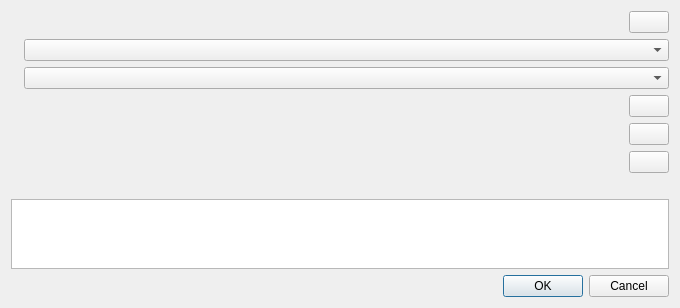
<?xml version="1.0" encoding="UTF-8"?>
<ui version="4.0">
 <class>ConvertDialog</class>
 <widget class="QDialog" name="ConvertDialog">
  <property name="geometry">
   <rect>
    <x>0</x>
    <y>0</y>
    <width>680</width>
    <height>305</height>
   </rect>
  </property>
  <property name="windowTitle">
   <string></string>
  </property>
  <layout class="QVBoxLayout" name="outer_layout" stretch="0,0,1,0">
   <item>
    <layout class="QFormLayout" name="form">
     <item row="0" column="0">
      <widget class="QLabel" name="label_source"/>
     </item>
     <item row="0" column="1">
      <layout class="QHBoxLayout" name="source_row" stretch="1,0">
       <item>
        <widget class="QLabel" name="convert_source"/>
       </item>
       <item>
        <widget class="QPushButton" name="convert_choose_source"/>
       </item>
      </layout>
     </item>
     <item row="1" column="0">
      <widget class="QLabel" name="label_slot"/>
     </item>
     <item row="1" column="1">
      <widget class="QComboBox" name="convert_slot"/>
     </item>
     <item row="2" column="0">
      <widget class="QLabel" name="label_to"/>
     </item>
     <item row="2" column="1">
      <widget class="QComboBox" name="convert_destination"/>
     </item>
     <item row="3" column="0">
      <widget class="QLabel" name="label_game"/>
     </item>
     <item row="3" column="1">
      <layout class="QHBoxLayout" name="game_row" stretch="1,0">
       <item>
        <widget class="QLabel" name="convert_game"/>
       </item>
       <item>
        <widget class="QPushButton" name="convert_choose_game"/>
       </item>
      </layout>
     </item>
     <item row="4" column="0">
      <widget class="QLabel" name="label_disk"/>
     </item>
     <item row="4" column="1">
      <layout class="QHBoxLayout" name="disk_row" stretch="1,0">
       <item>
        <widget class="QLabel" name="convert_disk"/>
       </item>
       <item>
        <widget class="QPushButton" name="convert_choose_disk"/>
       </item>
      </layout>
     </item>
     <item row="5" column="0">
      <widget class="QLabel" name="label_folder"/>
     </item>
     <item row="5" column="1">
      <layout class="QHBoxLayout" name="folder_row" stretch="1,0">
       <item>
        <widget class="QLabel" name="convert_folder"/>
       </item>
       <item>
        <widget class="QPushButton" name="convert_choose_folder"/>
       </item>
      </layout>
     </item>
    </layout>
   </item>
   <item>
    <widget class="QLabel" name="label_report">
     <property name="font">
      <font>
       <bold>true</bold>
      </font>
     </property>
    </widget>
   </item>
   <item>
    <widget class="QPlainTextEdit" name="convert_report">
     <property name="readOnly">
      <bool>true</bool>
     </property>
    </widget>
   </item>
   <item>
    <widget class="QDialogButtonBox" name="buttons">
     <property name="standardButtons">
      <set>QDialogButtonBox::StandardButton::Cancel|QDialogButtonBox::StandardButton::Ok</set>
     </property>
    </widget>
   </item>
  </layout>
 </widget>
 <resources/>
 <connections>
  <connection>
   <sender>buttons</sender>
   <signal>accepted()</signal>
   <receiver>ConvertDialog</receiver>
   <slot>accept()</slot>
  </connection>
  <connection>
   <sender>buttons</sender>
   <signal>rejected()</signal>
   <receiver>ConvertDialog</receiver>
   <slot>reject()</slot>
  </connection>
 </connections>
</ui>
